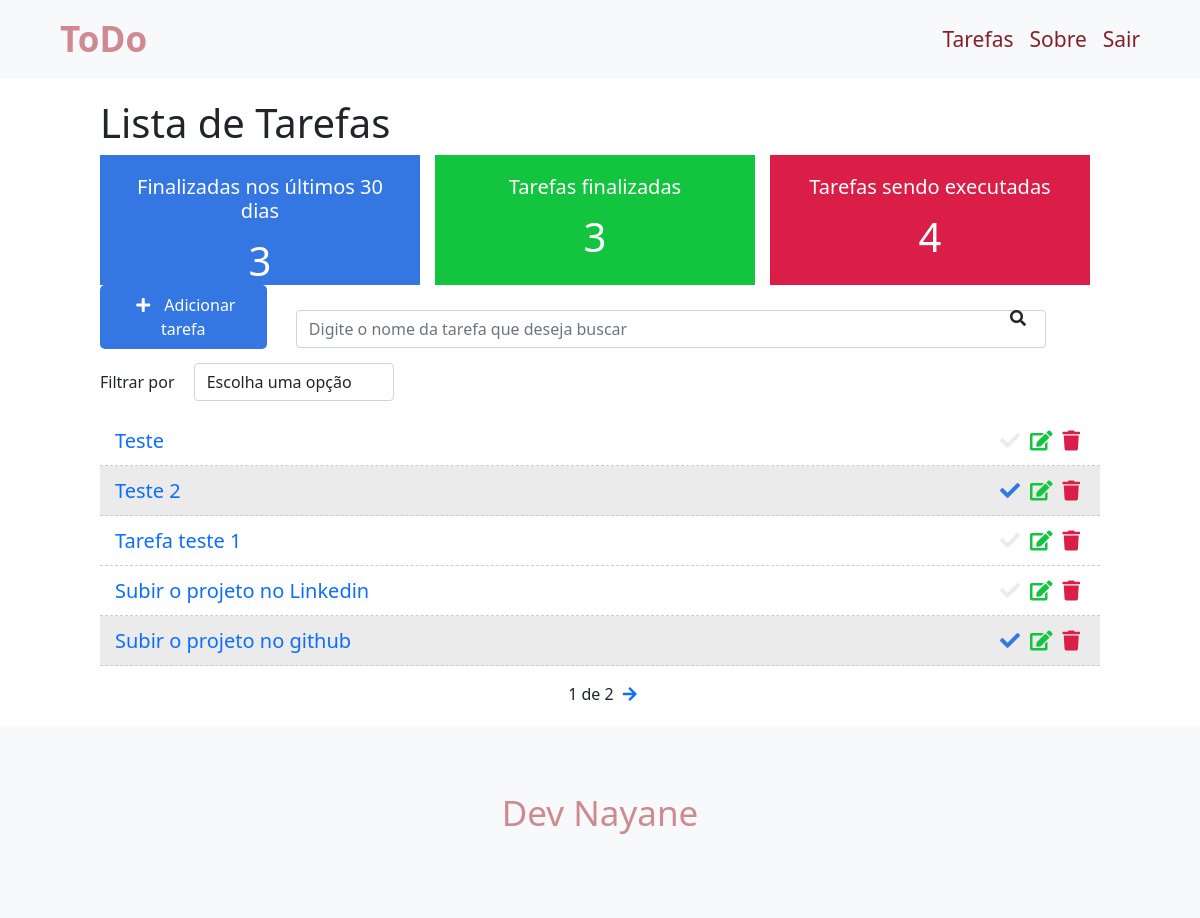
The app's page / (signed in), older data.
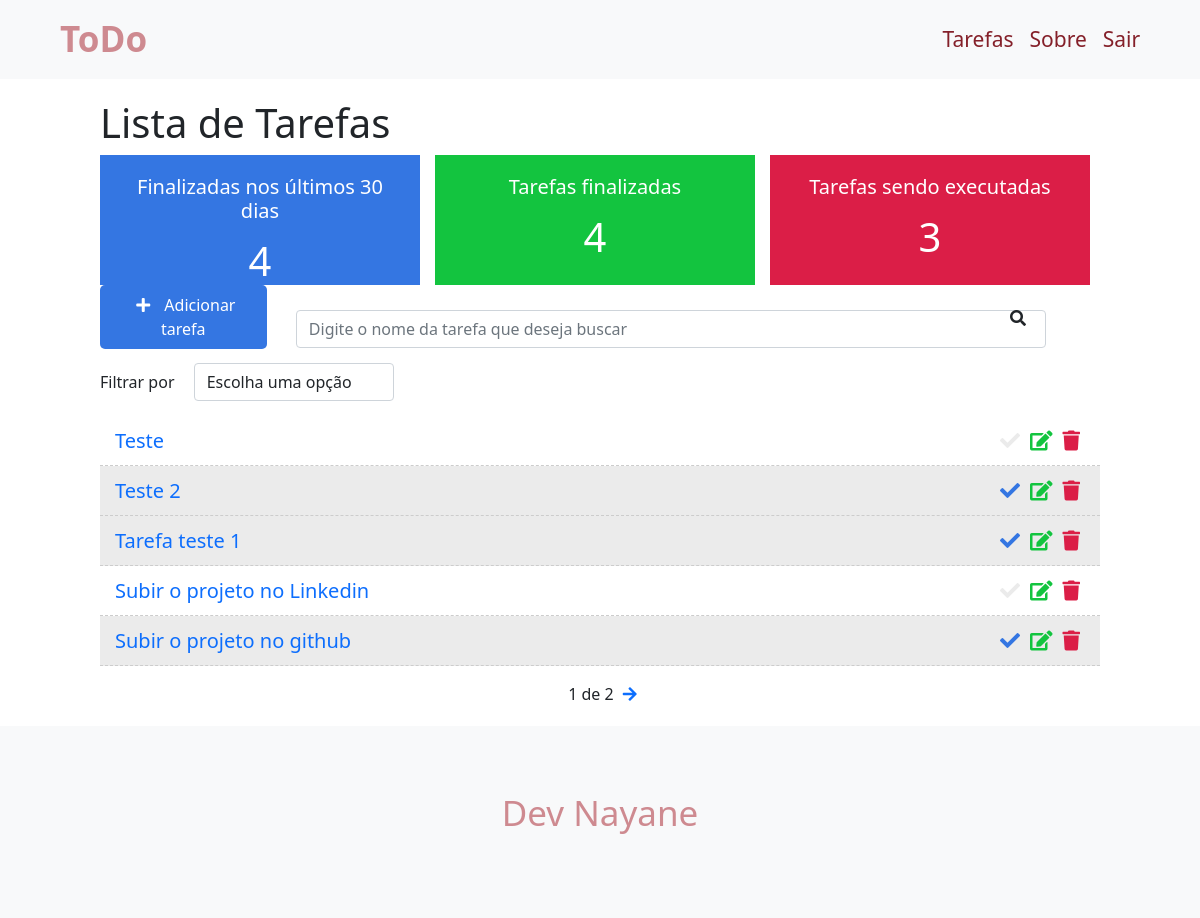
The same page, newer data.
### toDo/models.py (models this page shows, shortened)
class ToDo(models.Model):
    STATUS =  (
        ('doing', 'Doing'),
        ('done', 'Done')
    )
    title = models.CharField(max_length=255)
    description = models.TextField()
    done = models.CharField(
        max_length=5,
        choices=STATUS
    )
    user = models.ForeignKey(get_user_model(), on_delete=models.CASCADE)
    created_at = models.DateTimeField(auto_now_add=True)
    updated_at = models.DateTimeField(auto_now=True)

### toDo/views.py (the view)
# urls.py: path('', views.todoList, name='todo-list'),
@login_required
def todoList(request):
    search = request.GET.get('search')
    filter = request.GET.get('filter')
    todoDoneRecently = ToDo.objects.filter(done='done', updated_at__gt=datetime.datetime.now()-datetime.timedelta(days=30)).count()
    todoDone = ToDo.objects.filter(done='done', user=request.user).count()
    todoDoing = ToDo.objects.filter(done='doing', user=request.user).count()
    if search:
        todos = ToDo.objects.filter(title__icontains=search, user=request.user)
    elif filter:
        todos = ToDo.objects.filter(done=filter, user=request.user)
    else:
        todos_list = ToDo.objects.all().order_by('-created_at').filter(user=request.user)
        paginator = Paginator(todos_list, 5)
        page = request.GET.get('page')
        todos = paginator.get_page(page)
    return render(request, 'tasks/list.html', {'todos': todos, 'todoDoneRecently': todoDoneRecently, 'todoDone': todoDone, 'todoDoing': todoDoing})

### toDo/templates/tasks/list.html (shortened to what this page needs)
{% extends 'base.html' %}
{% block content %}
<div class="offset-1 col-10 list-div">
    <h1>Lista de Tarefas</h1>
    <div class="container dashboard">
        <div class="col-4 dashboard-box" id="dashboard-lastdays">
            <h4>Finalizadas nos últimos 30 dias</h4>
            <span>{{todoDoneRecently}}</span>
        </div>
        <div class="col-4 dashboard-box" id="dashboard-done">
            <h4>Tarefas finalizadas</h4>
            <span>{{todoDone}}</span>
        </div>
        <div class="col-4 dashboard-box" id="dashboard-doing">
            <h4>Tarefas sendo executadas</h4>
            <span>{{todoDoing}}</span>
        </div>
    </div>
    <a id="add-link" href="newtask/">
        <div class="col-2 add-div">
            <i class="fas fa-plus"></i> Adicionar tarefa
        </div>
    </a>
    <div class="col-9 search-div">
        <form method="GET" id="search-form">
            <input class="form-control" type="text" id="search" name="search" value="{{request.GET.search}}"
                placeholder="Digite o nome da tarefa que deseja buscar">
            <i class="fas fa-search" id="search-btn"></i>
        </form>
    </div>
    <div class="col-12 filter-div">
        <span>Filtrar por</span>
        <select name="filter" id="filter" class="form-control">
            <option value="">Escolha uma opção</option>
        </select>
    </div>
    <ul class="task-list">
        {% for todo in todos %}
        {% if todo.done == 'doing' %}
        <li class="task-item ">
            {% else %}
        <li class="task-item done">
            {% endif %}
            <span><a class="task-link" href="/toDo/{{todo.id}}">{{todo.title}}</a></span>
            <a href="delete/{{todo.id}}" class="delete-btn">
                <span><i class="fas fa-trash"></i></span>
            </a>
            <a href="edit/{{todo.id}}">
                <span><i class="fas fa-edit"></i></span>
            </a>
            <a href="changestatus/{{todo.id}}">
                <span><i class="fas fa-check"></i></span>
            </a>
        </li>
        {% endfor %}
    </ul>
    <div class="pagination">
        <span class="step-links">
            {% if todos.paginator.num_pages %}
            <span class="current">
                {{todos.number}} de {{todos.paginator.num_pages}}
            </span>
            {% endif %}
            {% if todos.has_next %}
            <a href="?page={{todos.next_page_number}}"><i class="fas fa-arrow-right"></i></a>
            {% endif %}
        </span>
    </div>
</div>
{% endblock %}

Row changes from the older to the newer data that the page shows:
changed ToDo "Tarefa teste 1": done "doing" → "done" (drawn)
Text that changed along with them:
{{ todoDoneRecently }}: "3" → "4"
{{ todoDone }}: "3" → "4"
{{ todoDoing }}: "4" → "3"
